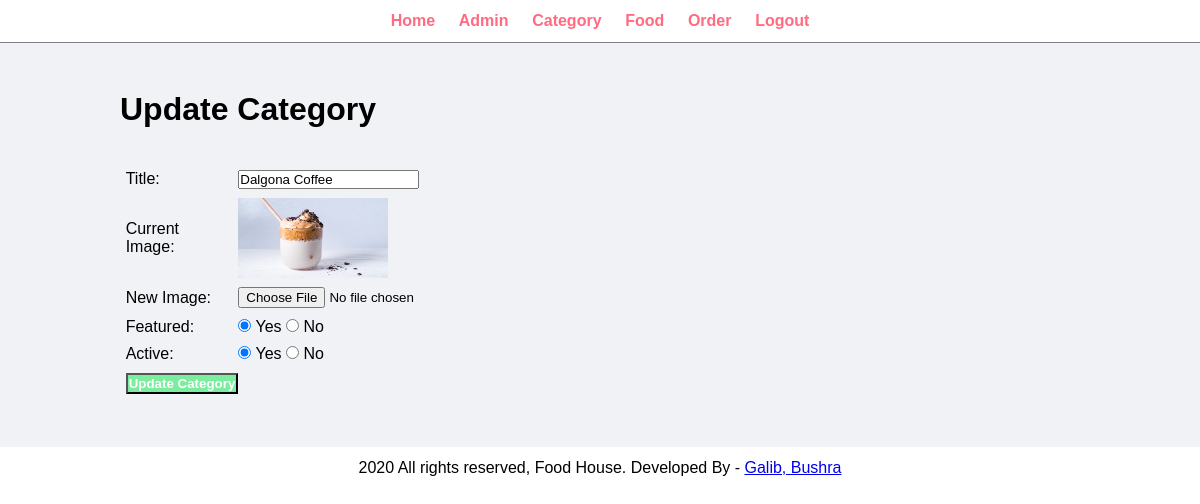
The page /admin/update-category.php?id=25 (signed in) on the database as committed earlier.
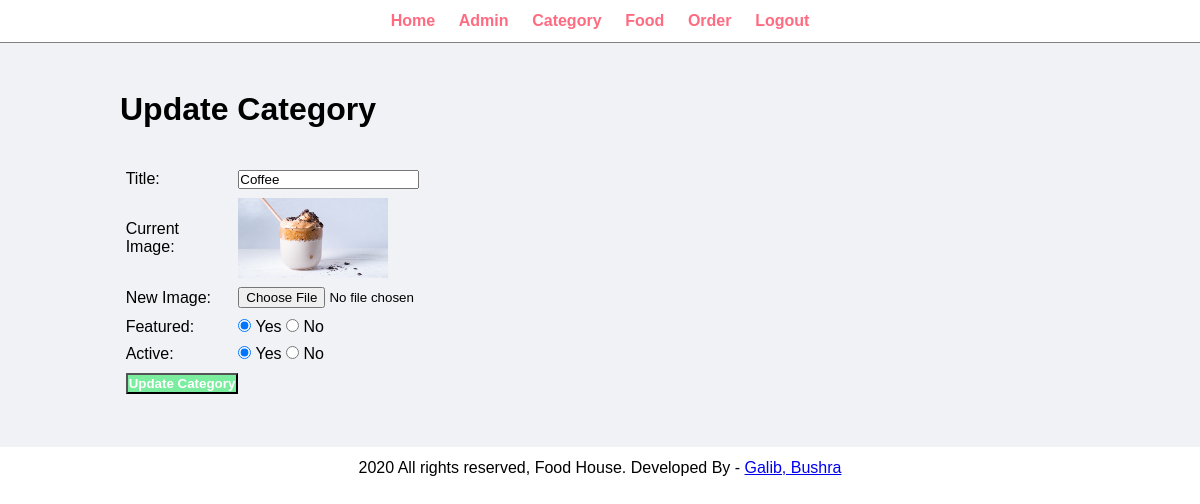
The same page on the database as committed later.
### tables this page shows
CREATE TABLE `tbl_category` (
  `id` int(10) UNSIGNED NOT NULL,
  `title` varchar(100) NOT NULL,
  `image_name` varchar(255) NOT NULL,
  `featured` varchar(10) NOT NULL,
  `active` varchar(10) NOT NULL
);

### admin/update-category.php (the view, shortened to what this page needs)
<link rel="stylesheet" type="text/css" href="../css/admin.css">
<?php include('partials/menu.php'); ?>
<div class="main-content">
    <div class="wrapper">
        <h1>Update Category</h1>
        <br><br>
        <?php
            if(isset($_GET['id']))
            {
                $id = $_GET['id'];
                $sql = "SELECT * FROM tbl_category WHERE id=$id";
                $res = mysqli_query($conn, $sql);
                $count = mysqli_num_rows($res);
                if($count==1)
                {
                    $row = mysqli_fetch_assoc($res);
                    $title = $row['title'];
                    $current_image = $row['image_name'];
                    $featured = $row['featured'];
                    $active = $row['active'];
                }
                else
                {
                    $_SESSION['no-category-found'] = "<div class='error'>Category not Found.</div>";
                    header('location:'.SITEURL.'admin/manage-category.php');
                }
            }
            else
            {
                header('location:'.SITEURL.'admin/manage-category.php');
            }
        ?>
        <form action="" method="POST" enctype="multipart/form-data">
            <table class="tbl-30">
                <tr>
                    <td>Title: </td>
                    <td>
                        <input type="text" name="title" value="<?php echo $title; ?>">
                    </td>
                </tr>
                <tr>
                    <td>Current Image: </td>
                    <td>
                        <?php
                            if($current_image != "")
                            {
                                ?>
                                <img src="<?php echo SITEURL; ?>images/category/<?php echo $current_image; ?>" width="150px", height="80px">
                                <?php
                            }
                            else
                            {
                                echo "<div class='error'>Image Not Added.</div>";
                            }
                        ?>
                    </td>
                </tr>
                <tr>
                    <td>New Image: </td>
                    <td>
                        <input type="file" name="image">
                    </td>
                </tr>
                <tr>
                    <td>Featured: </td>
                    <td>
                        <input <?php if($featured=="Yes"){echo "checked";} ?> type="radio" name="featured" value="Yes"> Yes
                        <input <?php if($featured=="No"){echo "checked";} ?> type="radio" name="featured" value="No"> No
                    </td>
                </tr>
                <tr>
                    <td>Active: </td>
                    <td>
                        <input <?php if($active=="Yes"){echo "checked";} ?> type="radio" name="active" value="Yes"> Yes
                        <input <?php if($active=="No"){echo "checked";} ?> type="radio" name="active" value="No"> No
                    </td>
                </tr>
                <tr>
                    <td>
                        <input type="submit" name="submit" value="Update Category" class="btn-secondary">
                    </td>
                </tr>
            </table>
        </form>
    </div>
</div>
<?php include('partials/footer.php'); ?>

### admin/partials/menu.php (shortened to what this page needs)
<html>
    <head>
        <link rel="stylesheet" href="../css/admin.css">
    </head>
    <body>
        <div class="menu text-center">
            <div class="wrapper">
                <ul>
                    <li><a href="index.php">Home</a></li>
                    <li><a href="manage-admin.php">Admin</a></li>
                    <li><a href="manage-category.php">Category</a></li>
                    <li><a href="manage-food.php">Food</a></li>
                    <li><a href="manage-order.php">Order</a></li>
                    <li><a href="logout.php">Logout</a></li>
                </ul>
            </div>
        </div>

### admin/partials/footer.php
<div class="footer">
            <div class="wrapper">
                <p class="text-center">2020 All rights reserved, Food House. Developed By - <a href="#"> Galib, Bushra</a></p>
            </div>
        </div>
    </body>
</html>

### css/admin.css (style rules this page uses)
* { margin: 0; padding: 0; font-family: Arial, Helvetica, sans-serif; }
.wrapper { padding: 1%; width: 80%; margin: 0 auto; }
.text-center { text-align: center; }
.menu { border-bottom: 1px solid gray; }
.menu ul { list-style-type: none; }
.menu ul li { display: inline; padding: 1%; }
.menu ul li a { text-decoration: none; font-weight: bold; color: #ff6b81; }
.main-content { padding: 3% 0; background-color: #f1f2f6; }
.tbl-30 { width: 30%; }
table tr td { padding: 1%; }
.btn-secondary { background-color: #7bed9f; padding: 1%; color: white; text-decoration: none; font-weight: bold; }

Rows that differ between the two databases and show on the page:
changed tbl_category: title "Dalgona Coffee" → "Coffee"
